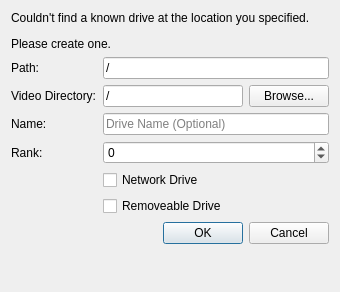
<?xml version="1.0" encoding="UTF-8"?>
<ui version="4.0">
 <class>CreateDrive</class>
 <widget class="QDialog" name="CreateDrive">
  <property name="geometry">
   <rect>
    <x>0</x>
    <y>0</y>
    <width>340</width>
    <height>292</height>
   </rect>
  </property>
  <property name="windowTitle">
   <string>Create Drive</string>
  </property>
  <layout class="QFormLayout" name="formLayout">
   <item row="0" column="0" colspan="2">
    <widget class="QLabel" name="label">
     <property name="text">
      <string>&lt;html&gt;&lt;head/&gt;&lt;body&gt;&lt;p&gt;Couldn't find a known drive at the location you specified. &lt;/p&gt;&lt;p&gt;Please create one.&lt;/p&gt;&lt;/body&gt;&lt;/html&gt;</string>
     </property>
    </widget>
   </item>
   <item row="1" column="0">
    <widget class="QLabel" name="filePathLabel">
     <property name="text">
      <string>Path:</string>
     </property>
    </widget>
   </item>
   <item row="1" column="1">
    <widget class="QLineEdit" name="filePath">
     <property name="enabled">
      <bool>true</bool>
     </property>
     <property name="accessibleName">
      <string>Drive Path</string>
     </property>
     <property name="accessibleDescription">
      <string>Enter the root path of the drive.</string>
     </property>
     <property name="text">
      <string>/</string>
     </property>
     <property name="readOnly">
      <bool>false</bool>
     </property>
    </widget>
   </item>
   <item row="5" column="0">
    <widget class="QLabel" name="nameLabel">
     <property name="text">
      <string>Name:</string>
     </property>
    </widget>
   </item>
   <item row="5" column="1">
    <widget class="QLineEdit" name="nameEdit">
     <property name="accessibleName">
      <string>Drive Name</string>
     </property>
     <property name="accessibleDescription">
      <string>Input the name of the drive. Optional.</string>
     </property>
     <property name="placeholderText">
      <string>Drive Name (Optional)</string>
     </property>
    </widget>
   </item>
   <item row="6" column="0">
    <widget class="QLabel" name="rankLabel">
     <property name="text">
      <string>Rank:</string>
     </property>
    </widget>
   </item>
   <item row="6" column="1">
    <widget class="QSpinBox" name="rankSpin">
     <property name="toolTip">
      <string>Increase to make the drive to preferred to others, decrease to make it less preferred.</string>
     </property>
     <property name="accessibleName">
      <string>Rank</string>
     </property>
     <property name="accessibleDescription">
      <string>Input the preferred rank of the drive. </string>
     </property>
     <property name="minimum">
      <number>-99</number>
     </property>
    </widget>
   </item>
   <item row="7" column="1">
    <widget class="QCheckBox" name="networkBox">
     <property name="toolTip">
      <string>Check to mark this as a network drive,  i.e. a device that requires internet.</string>
     </property>
     <property name="accessibleName">
      <string>Network Drive</string>
     </property>
     <property name="accessibleDescription">
      <string>If selected, the drive is considered a network drive.</string>
     </property>
     <property name="text">
      <string>Network Drive</string>
     </property>
    </widget>
   </item>
   <item row="8" column="1">
    <widget class="QCheckBox" name="removeBox">
     <property name="toolTip">
      <string>Check to mark this as a removeable drive, i.e. a thumb drive.</string>
     </property>
     <property name="accessibleName">
      <string>Removeable Drive</string>
     </property>
     <property name="accessibleDescription">
      <string>If selected, the drive is considered a removable drive.</string>
     </property>
     <property name="text">
      <string>Removeable Drive</string>
     </property>
    </widget>
   </item>
   <item row="9" column="0" colspan="2">
    <widget class="QDialogButtonBox" name="buttonBox">
     <property name="orientation">
      <enum>Qt::Horizontal</enum>
     </property>
     <property name="standardButtons">
      <set>QDialogButtonBox::Cancel|QDialogButtonBox::Ok</set>
     </property>
    </widget>
   </item>
   <item row="3" column="1">
    <layout class="QHBoxLayout" name="horizontalLayout">
     <item>
      <widget class="QLineEdit" name="videoPathEdit">
       <property name="accessibleName">
        <string>Video Directory Edit</string>
       </property>
       <property name="accessibleDescription">
        <string>Input the directory that video files are stored</string>
       </property>
       <property name="text">
        <string>/</string>
       </property>
      </widget>
     </item>
     <item>
      <widget class="QPushButton" name="browseButton">
       <property name="accessibleName">
        <string>Browse For Video Folder</string>
       </property>
       <property name="accessibleDescription">
        <string>Press button to choose the folder videos are found.</string>
       </property>
       <property name="text">
        <string>Browse...</string>
       </property>
      </widget>
     </item>
    </layout>
   </item>
   <item row="3" column="0">
    <widget class="QLabel" name="label_2">
     <property name="text">
      <string>Video Directory:</string>
     </property>
    </widget>
   </item>
  </layout>
 </widget>
 <tabstops>
  <tabstop>filePath</tabstop>
  <tabstop>videoPathEdit</tabstop>
  <tabstop>browseButton</tabstop>
  <tabstop>nameEdit</tabstop>
  <tabstop>rankSpin</tabstop>
  <tabstop>networkBox</tabstop>
  <tabstop>removeBox</tabstop>
 </tabstops>
 <resources/>
 <connections>
  <connection>
   <sender>buttonBox</sender>
   <signal>accepted()</signal>
   <receiver>CreateDrive</receiver>
   <slot>accept()</slot>
   <hints>
    <hint type="sourcelabel">
     <x>248</x>
     <y>254</y>
    </hint>
    <hint type="destinationlabel">
     <x>157</x>
     <y>274</y>
    </hint>
   </hints>
  </connection>
  <connection>
   <sender>buttonBox</sender>
   <signal>rejected()</signal>
   <receiver>CreateDrive</receiver>
   <slot>reject()</slot>
   <hints>
    <hint type="sourcelabel">
     <x>316</x>
     <y>260</y>
    </hint>
    <hint type="destinationlabel">
     <x>286</x>
     <y>274</y>
    </hint>
   </hints>
  </connection>
 </connections>
</ui>
